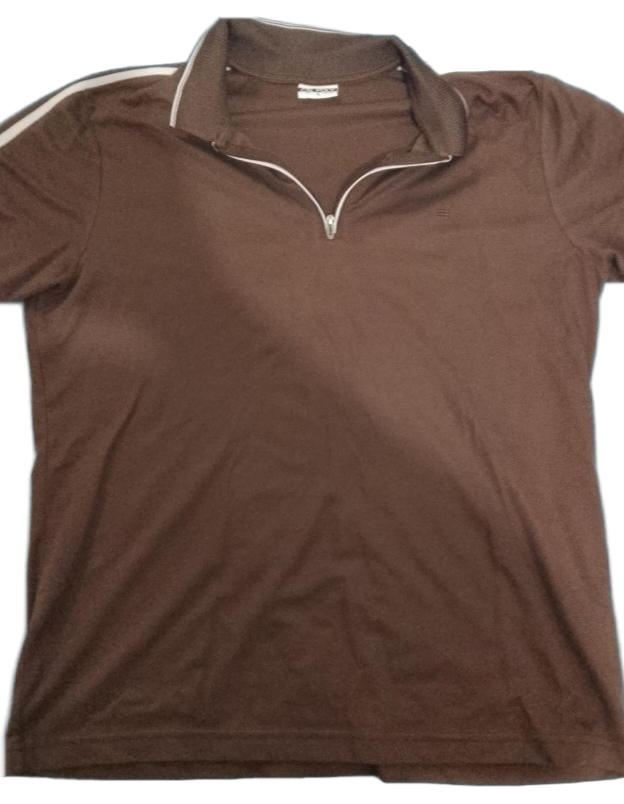
#> input picture Backend/output_rembg.png, 624 x 804 px
$ python test_rembg.py output_rembg.png
#> lines starting #> are read from the running program, lines starting #| are printed output that depends on the picture
"""
Quick local test for background removal.

Usage (from Backend/ with venv active):
    python test_rembg.py path/to/shirt_photo.jpg

Outputs:  output_rembg.png  (the cleaned, auto-cropped result)
"""
import sys
import io
import numpy as np
from PIL import Image, ImageFilter
from rembg import new_session, remove

MODEL  = "birefnet-general"
KERNEL = 41
TRIM_MARGIN    = 0.20
TRIM_THRESHOLD = 100.0


def _resize(img: Image.Image, max_px: int = 1024) -> Image.Image:
    w, h = img.size
    if max(w, h) <= max_px:
        return img
    scale = max_px / max(w, h)
    return img.resize((int(w * scale), int(h * scale)), Image.Resampling.LANCZOS)


def _clean_alpha(result: Image.Image, kernel: int = KERNEL) -> Image.Image:
    r, g, b, a = result.split()
    a = a.filter(ImageFilter.MinFilter(size=kernel))
    a = a.filter(ImageFilter.MaxFilter(size=kernel))
    return Image.merge("RGBA", (r, g, b, a))


def _trim_bottom_outliers(result: Image.Image) -> Image.Image:
    arr   = np.array(result).astype(np.float32)
    alpha = arr[:, :, 3]
    rgb   = arr[:, :, :3]
    h, w  = alpha.shape
    opaque = alpha > 127
    if not opaque.any():
        return result
    cy   = h // 2
    band = max(1, h // 6)
    cm   = opaque[max(0, cy - band): cy + band]
    cr   = rgb[max(0, cy - band): cy + band]
    if not cm.any():
        return result
    ref  = cr[cm].mean(axis=0)
    scan = max(4, int(h * TRIM_MARGIN))
    bottom = h
    for i in range(h - 1, max(h - scan - 1, 0), -1):
        row_mask = opaque[i]
        if not row_mask.any():
            continue
        dist = float(np.sqrt(np.sum((rgb[i][row_mask].mean(axis=0) - ref) ** 2)))
        if dist > TRIM_THRESHOLD:
            bottom = i
        else:
            break
    if bottom < h:
        print(f"  Trimmed {h - bottom} outlier row(s) from bottom")
        result = result.crop((0, 0, w, bottom))
    return result


def process(path: str) -> None:
#> called with path = 'output_rembg.png'
    print(f"Loading {path} …")
    with open(path, "rb") as f:
        raw = f.read()

    img = Image.open(io.BytesIO(raw)).convert("RGB")
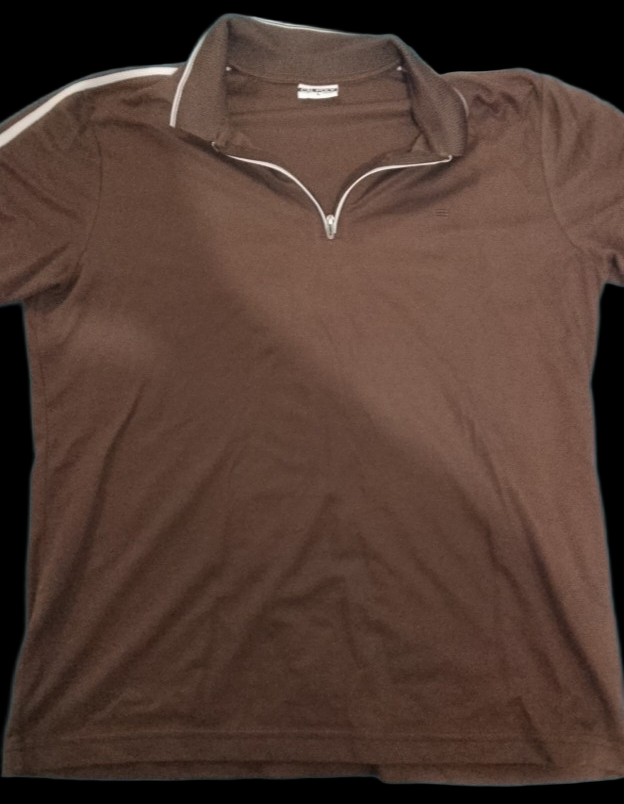
#> img: PIL image 624x804 RGB; mean R, G, B 81.9, 59.6, 50.3
    print(f"  Original size : {img.size}")
#|   Original size : (624, 804)

    region = _resize(img)
    print(f"  Resized to    : {region.size}")
#|   Resized to    : (624, 804)

    print(f"  Loading rembg model '{MODEL}' …")
    session = new_session(MODEL)

    print("  Running background removal …")
    result = remove(region, session=session)
    print(f"  rembg output  : {result.size}")

    alpha0 = np.array(result)[:, :, 3]
    print(f"  Opaque before clean : {(alpha0 > 127).mean()*100:.1f}%")

    result = _clean_alpha(result)
    alpha1 = np.array(result)[:, :, 3]
    print(f"  Opaque after  clean : {(alpha1 > 127).mean()*100:.1f}%")

    result = _trim_bottom_outliers(result)

    # Auto-crop
    alpha2 = np.array(result)[:, :, 3]
    rows = np.any(alpha2 > 127, axis=1)
    cols = np.any(alpha2 > 127, axis=0)
    if rows.any() and cols.any():
        rmin, rmax = int(np.where(rows)[0][0]), int(np.where(rows)[0][-1])
        cmin, cmax = int(np.where(cols)[0][0]), int(np.where(cols)[0][-1])
        px = max(4, int(result.width  * 0.02))
        py = max(4, int(result.height * 0.02))
        result = result.crop((
            max(0, cmin - px), max(0, rmin - py),
            min(result.width, cmax + px + 1), min(result.height, rmax + py + 1),
        ))
        print(f"  Auto-cropped to : {result.size}")

    out_path = "output_rembg.png"
    result.save(out_path, format="PNG")
    print(f"\nSaved → {out_path}")


if __name__ == "__main__":
    if len(sys.argv) < 2:
        print("Usage: python test_rembg.py <image_path>")
        sys.exit(1)
    process(sys.argv[1])
#> (the call stopped at in process, `session = new_session(MODEL)`: rembg is not available in this run)
